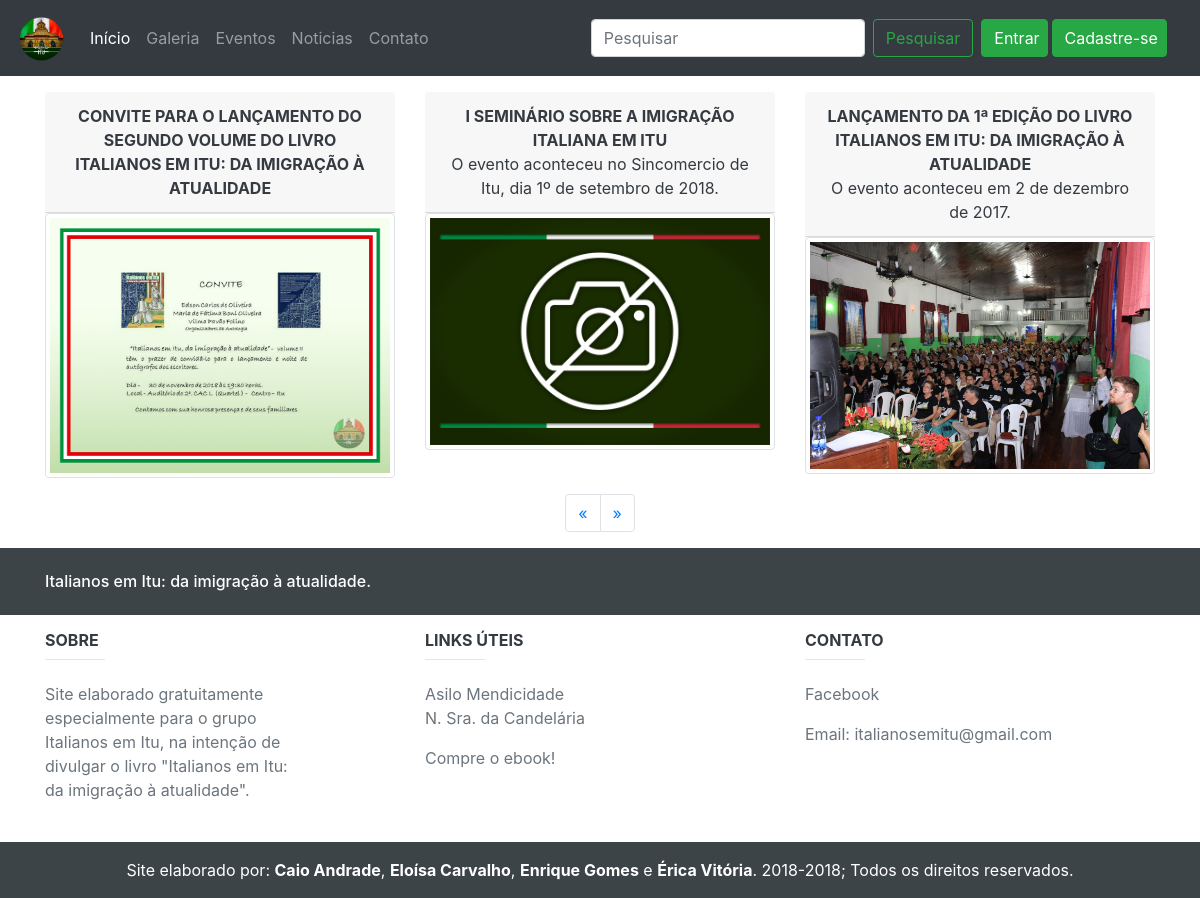
Screenshot of /index.php?&pg=eventos&pagina=1 with the database file from the repository.
### tables this page shows
CREATE TABLE `noticias` (
  `not_cod` int(11) NOT NULL,
  `not_autor` varchar(100) NOT NULL,
  `not_titulo` varchar(128) NOT NULL,
  `not_subtitulo` varchar(256) DEFAULT NULL,
  `not_data` date NOT NULL,
  `not_hora` time NOT NULL,
  `not_img` varchar(256) DEFAULT NULL,
  `not_cat` varchar(3) NOT NULL DEFAULT 'not',
  `not_ativo` int(11) NOT NULL
);

### db/classes/DAO/conexao.class.php (called while the page is built, shortened)
<?php
class Conexao {
    public function Connect() {
        try {
            $this->user = "root";
            $this->pass = "";
            $this->host = "127.0.0.1";
            $this->base = "italianosdb";
            $parametros = array(PDO::MYSQL_ATTR_INIT_COMMAND => "SET NAMES UTF8");
            $this->file = "mysql:host=" . $this->host . ";dbname=" . $this->base;
            $this->pdo = new PDO($this->file, $this->user, $this->pass, $parametros);
            $this->pdo->setAttribute(PDO::ATTR_ERRMODE, PDO::ERRMODE_EXCEPTION);
            $this->pdo->setAttribute(PDO::ATTR_EMULATE_PREPARES, false);
            $this->pdo->setAttribute(PDO::ATTR_PERSISTENT, true);
            return $this->pdo;
        } catch (PDOException $ex) {
            echo "Erro no sistema" . $ex->getMessage();
        }
    }
}
?>

### db/classes/DAO/noticiasDAO.class.php (the view, shortened to what this page needs)
<?php
require_once ("conexao.class.php");
class noticiasDAO {
    function __construct() {
        $this->con = new Conexao();
        $this->pdo = $this->con->Connect();
    }
    function pegarEventos($limite, $quantpag){
        try {
            $stmt = $this->pdo->prepare("SELECT * FROM noticias WHERE not_ativo = 1 AND not_cat = 'eve' ORDER BY not_cod DESC LIMIT :limite, :quantpag");
            $param = array(":limite" => $limite, ":quantpag" => $quantpag);
            $stmt->execute($param);
            if($stmt->rowCount() > 0){
                $cel = $stmt->rowCount();
                $col = 1;
                $qtdcol = $quantpag;
                $celconstruida = 0;
                for ($a = 0; $a < $qtdcol; $a++) {
                    if ($col == 1) {
                        $celconstruida++;
                    }
                    if ($celconstruida <= $cel) {
                        while ($dados = $stmt->fetch(PDO::FETCH_ASSOC)) {
                            $not_img = $dados['not_img'];
                            $not_titulo = $dados['not_titulo'];
                            $not_subtitulo = $dados['not_subtitulo'];
                            echo '<div class="col-sm-4 mt-2"><div class="card-header text-dark text-center">';
                            echo '<a class="text-uppercase font-weight-bold text-dark" href="index.php?&pg=noticia&id=' . $dados['not_cod'] . '">' . $not_titulo . '</a>';
                            if(!is_null($not_subtitulo)){
                                echo '<br/><a class="text-dark" href="index.php?&pg=noticia&id=' . $dados['not_cod'] . '">' . $not_subtitulo . '</a>';
                            }
                            echo '</div>';
                            if (file_exists('img/noticias/' . $not_img) && !is_null($not_img)) {
                                echo '<a href="index.php?&pg=noticia&id=' . $dados['not_cod'] . '"><img src="img/noticias/'. $not_img . '" alt="Imagem do evento" class="img-thumbnail"></a>';
                            } else {
                                echo '<a href="index.php?&pg=noticia&id=' . $dados['not_cod'] . '"><img src="img/noticias/semfoto.jpg" class="img-thumbnail" alt="Sem foto"></a>';
                            }
                            echo '</div>';
                        }
                    }
                }
            }else{
            }
        }catch (PDOException $ex){
            echo "ERRO 310: {$ex->getMessage()}";
        }
    }
}

### rows the page displays
noticias: not_titulo "CONVITE PARA O LANÇAMENTO DO SEGUNDO VOLUME DO LIVRO ITALIANOS EM ITU: DA IMIGRAÇÃO À ATUALIDADE", not_img (picture)
noticias: not_titulo "I SEMINÁRIO SOBRE A IMIGRAÇÃO ITALIANA EM ITU", not_subtitulo "O evento aconteceu no Sincomercio de Itu, dia 1º de setembro de 2018."
noticias: not_titulo "LANÇAMENTO DA 1ª EDIÇÃO DO LIVRO ITALIANOS EM ITU: DA IMIGRAÇÃO À ATUALIDADE", not_subtitulo "O evento aconteceu em 2 de dezembro de 2017.", not_img (picture)
